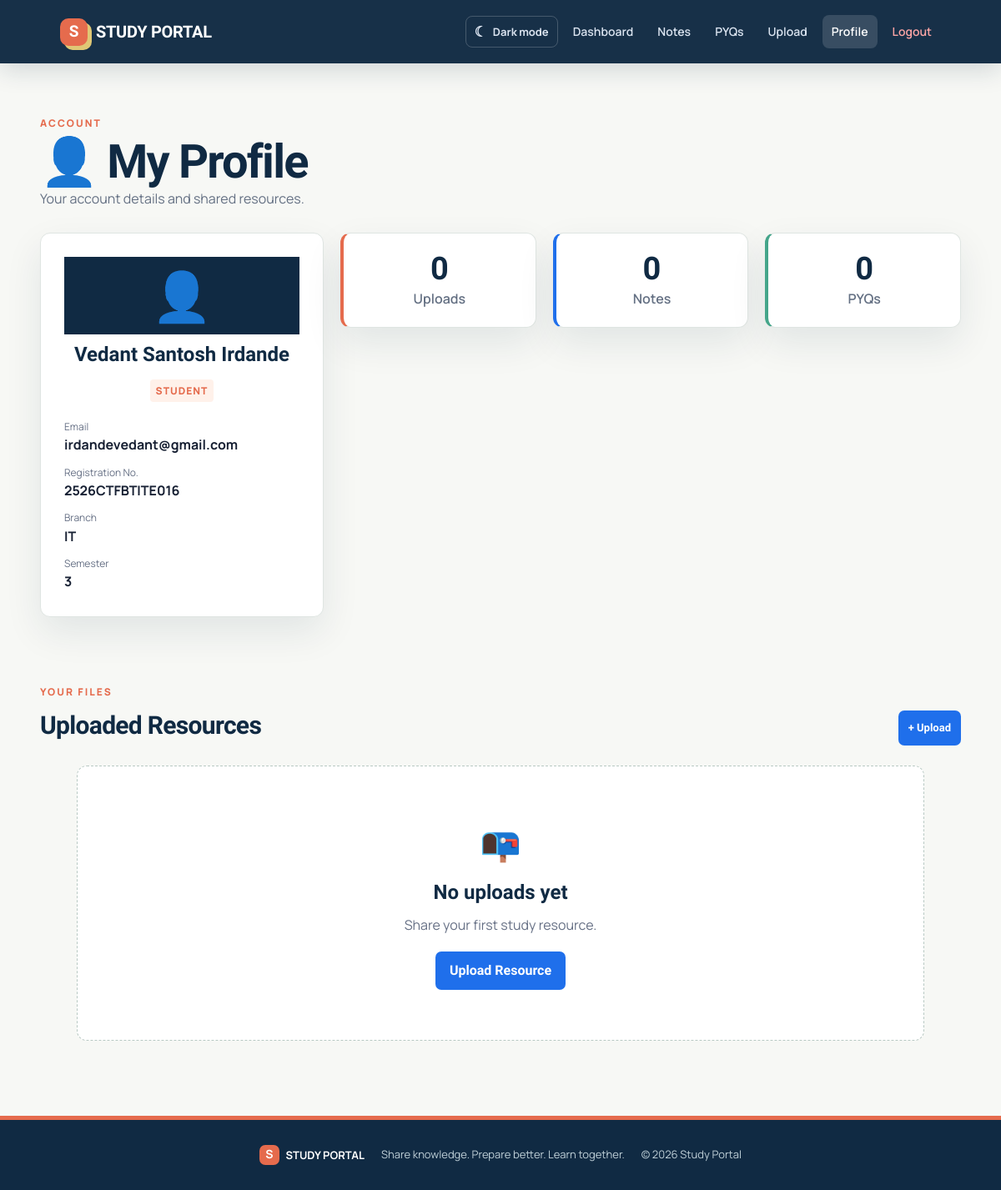
/profile (signed in), run on an earlier commit of the app's database.
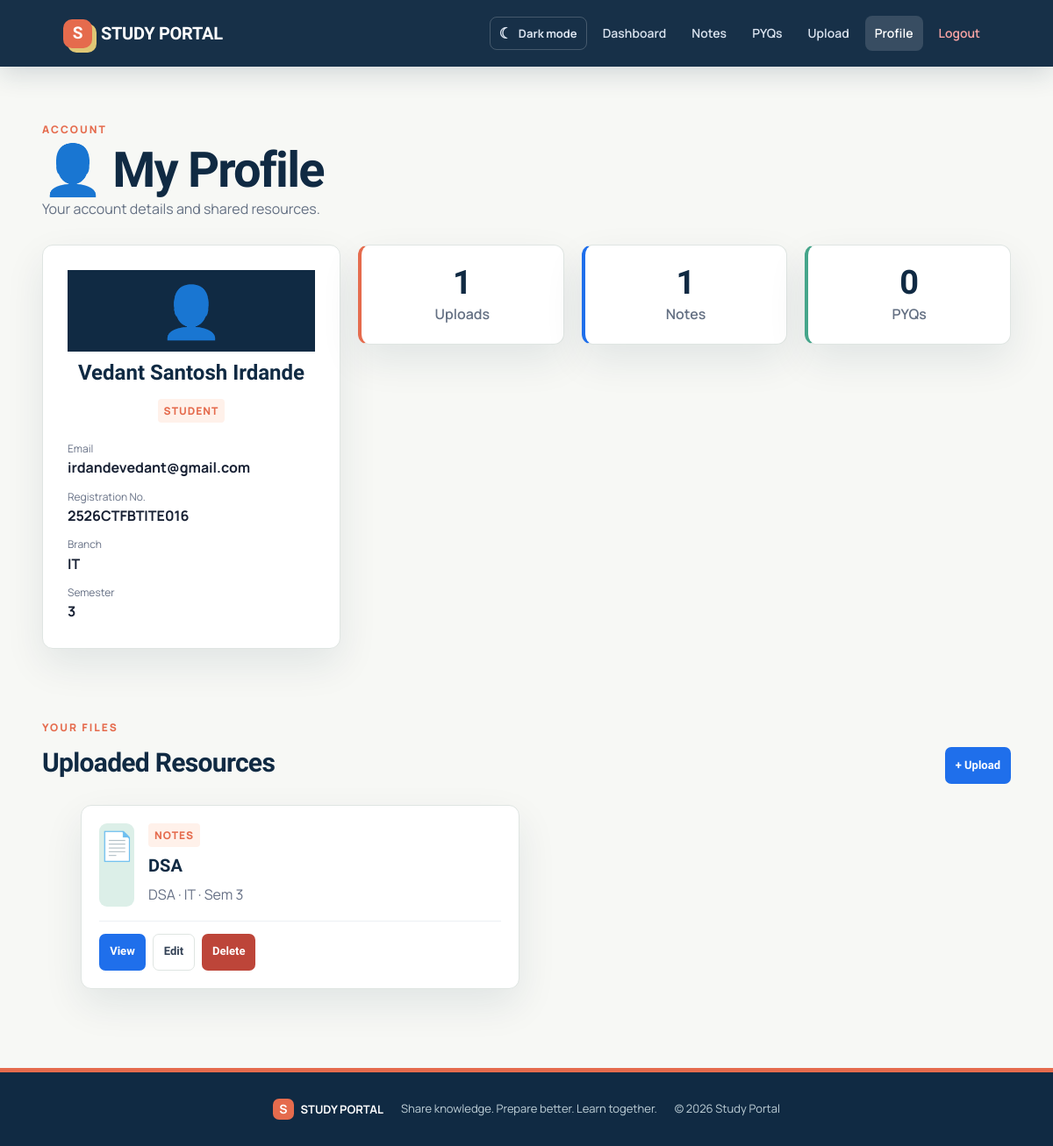
And on a later commit of the database.
### tables this page shows
CREATE TABLE resources (

    id INTEGER PRIMARY KEY AUTOINCREMENT,

    title TEXT NOT NULL,

    subject TEXT NOT NULL,

    branch TEXT NOT NULL,

    semester INTEGER NOT NULL,

    resource_type TEXT NOT NULL,

    filename TEXT NOT NULL,

    uploaded_by INTEGER,

    uploaded_at TIMESTAMP DEFAULT CURRENT_TIMESTAMP,

    FOREIGN KEY(uploaded_by) REFERENCES users(id)

);

### app.py (the view)
@app.route("/profile")
@login_required
def profile():
    connection = db()
    user = connection.execute("""
        SELECT full_name, email, roll_number, branch, semester, created_at
        FROM users WHERE id=?
    """, (session["user_id"],)).fetchone()
    uploads = connection.execute("""
        SELECT * FROM resources
        WHERE uploaded_by=?
        ORDER BY id DESC
    """, (session["user_id"],)).fetchall()
    stats = connection.execute("""
        SELECT
            COUNT(*) AS total_uploads,
            SUM(CASE WHEN resource_type='Notes' THEN 1 ELSE 0 END) AS total_notes,
            SUM(CASE WHEN resource_type='PYQ' THEN 1 ELSE 0 END) AS total_pyqs
        FROM resources WHERE uploaded_by=?
    """, (session["user_id"],)).fetchone()
    return render_template("profile.html", user=user, uploads=uploads, stats=stats)

### app.py (called while the page is built)
def get_db():
    conn = sqlite3.connect(app.config["DATABASE"])
    conn.row_factory = sqlite3.Row
    conn.execute("PRAGMA foreign_keys = ON")
    return conn

@app.teardown_appcontext
def teardown_db(_exception=None):
    close_db()

def db():
    from flask import g
    if "_database" not in g:
        g._database = get_db()
    return g._database

def csrf_token():
    if "csrf_token" not in session:
        session["csrf_token"] = secrets.token_urlsafe(32)
    return session["csrf_token"]

@app.before_request
def protect_post_requests():
    if request.method == "POST":
        token = request.form.get("csrf_token", "")
        if not token or not secrets.compare_digest(token, session.get("csrf_token", "")):
            abort(400, description="Invalid or missing security token. Please refresh the page and try again.")

def login_required(view):
    @wraps(view)
    def wrapped(*args, **kwargs):
        if "user_id" not in session:
            flash("Please log in to continue.", "error")
            return redirect(url_for("login"))
        return view(*args, **kwargs)
    return wrapped

### templates/profile.html (shortened to what this page needs)
{% extends "base.html" %}
{% block content %}
<section class="page-head compact"><span class="eyebrow">ACCOUNT</span><h1>👤 My Profile</h1><p>Your account details and shared resources.</p></section>
<section class="profile-layout">
  <article class="profile-card"><div class="avatar">👤</div><h2>{{ user.full_name }}</h2><span class="tag">Student</span><dl><dt>Email</dt><dd>{{ user.email }}</dd><dt>Registration No.</dt><dd>{{ user.roll_number }}</dd><dt>Branch</dt><dd>{{ user.branch }}</dd><dt>Semester</dt><dd>{{ user.semester }}</dd></dl></article>
  <div>
    <section class="stats-grid small"><div class="stat-card"><strong>{{ stats.total_uploads or 0 }}</strong><span>Uploads</span></div><div class="stat-card"><strong>{{ stats.total_notes or 0 }}</strong><span>Notes</span></div><div class="stat-card"><strong>{{ stats.total_pyqs or 0 }}</strong><span>PYQs</span></div></section>
  </div>
</section>
<section class="section"><div class="section-heading"><div><span class="eyebrow">YOUR FILES</span><h2>Uploaded Resources</h2></div><a class="btn primary small" href="{{ url_for('upload') }}">+ Upload</a></div>
<div class="resource-grid">
{% for file in uploads %}
<article class="resource-card"><div class="resource-icon">📄</div><div class="resource-body"><span class="tag">{{ file.resource_type }}</span><h2>{{ file.title }}</h2><p>{{ file.subject }} · {{ file.branch }} · Sem {{ file.semester }}</p></div><div class="resource-actions"><a class="btn small primary" target="_blank" rel="noopener" href="{{ url_for('download_resource', resource_id=file.id) }}">View</a><a class="btn small ghost" href="{{ url_for('edit_resource', id=file.id) }}">Edit</a><form method="POST" action="{{ url_for('delete_resource', id=file.id) }}" onsubmit="return confirm('Delete this resource permanently?')"><input type="hidden" name="csrf_token" value="{{ csrf_token() }}"><button class="btn small danger" type="submit">Delete</button></form></div></article>
{% else %}<div class="empty-state"><div>📭</div><h2>No uploads yet</h2><p>Share your first study resource.</p><a class="btn primary" href="{{ url_for('upload') }}">Upload Resource</a></div>{% endfor %}
</div></section>
{% endblock %}

What changed in the data, as far as the page shows it:
added resources: resource_type "NOTES", title "DSA", subject "DSA", branch "IT", semester "3"
Also different on the page:
{{ stats.total_uploads or 0 }}: "0" → "1"
{{ stats.total_notes or 0 }}: "0" → "1"
text no longer shown: "📭 No uploads yet Share your first study resource. Upload Resource"
